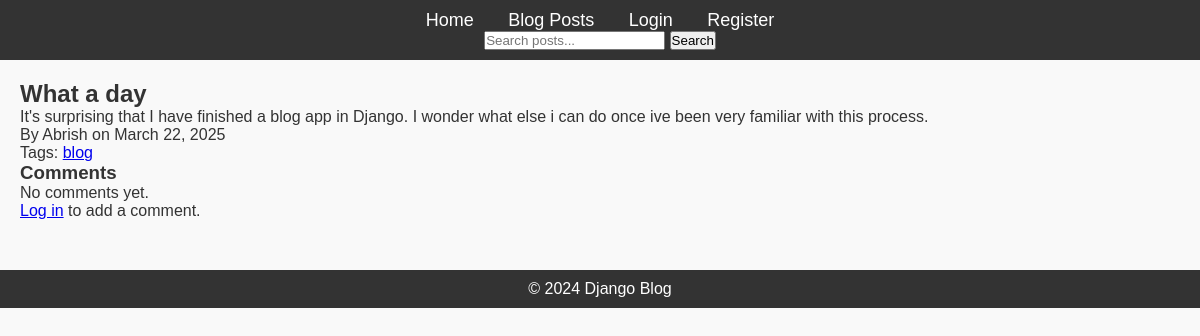
The app's page /post/1/ with its own data.
### blog/models.py (models this page shows, shortened)
class Post(models.Model):
    title = models.CharField(max_length=200)
    content = models.TextField()
    published_date = models.DateTimeField(auto_now_add=True)
    author = models.ForeignKey(User, on_delete=models.CASCADE)
    tags = TaggableManager()

### blog/views.py (the view)
# urls.py: path('post/<int:pk>/', views.PostDetailView.as_view(), name='post_detail'),
class PostDetailView(DetailView):
    model = Post
    template_name = "blog/post_detail.html"

### blog/templates/blog/post_detail.html (shortened to what this page needs)
{% extends "blog/base.html" %}
{% block content %}
    <h2>{{ post.title }}</h2>
    <p>{{ post.content }}</p>
    <p>By {{ post.author }} on {{ post.published_date|date:"F d, Y" }}</p>
    <p>Tags:
        {% for tag in post.tags.all %}
            <a href="{% url 'tag_list' tag.slug %}">{{ tag.name }}</a>{% if not forloop.last %}, {% endif %}
        {% empty %}
            No tags
        {% endfor %}
    </p>
    <h3>Comments</h3>
    {% for comment in post.comments.all %}
        <div>
            <p>{{ comment.content }}</p>
            <p>By {{ comment.author }} on {{ comment.created_at|date:"F d, Y" }}</p>
            {% if user.is_authenticated and user == comment.author %}
                <a href="{% url 'comment_update' comment.pk %}">Edit</a> |
                <a href="{% url 'comment_delete' comment.pk %}">Delete</a>
            {% endif %}
        </div>
    {% empty %}
        <p>No comments yet.</p>
    {% endfor %}
    {% if user.is_authenticated %}
        <h4>Add a Comment</h4>
        <form method="post" action="{% url 'comment_create' post.pk %}">
            {% csrf_token %}
            {{ comment_form.as_p }}
            <button type="submit">Submit</button>
        </form>
    {% else %}
        <p><a href="{% url 'login' %}">Log in</a> to add a comment.</p>
    {% endif %}
{% endblock %}

### static/css/styles.css (style rules this page uses)
* { margin: 0; padding: 0; box-sizing: border-box; }
body { font-family: Arial, sans-serif; background-color: #f9f9f9; color: #333; }

### records on screen
Post: title "What a day", content "It's surprising that I have finished a blog app in Django. I wonder what else i can do once ive been very familiar with this process.", author "Abrish", published_date "March 22, 2025"
Tag: name "blog"
